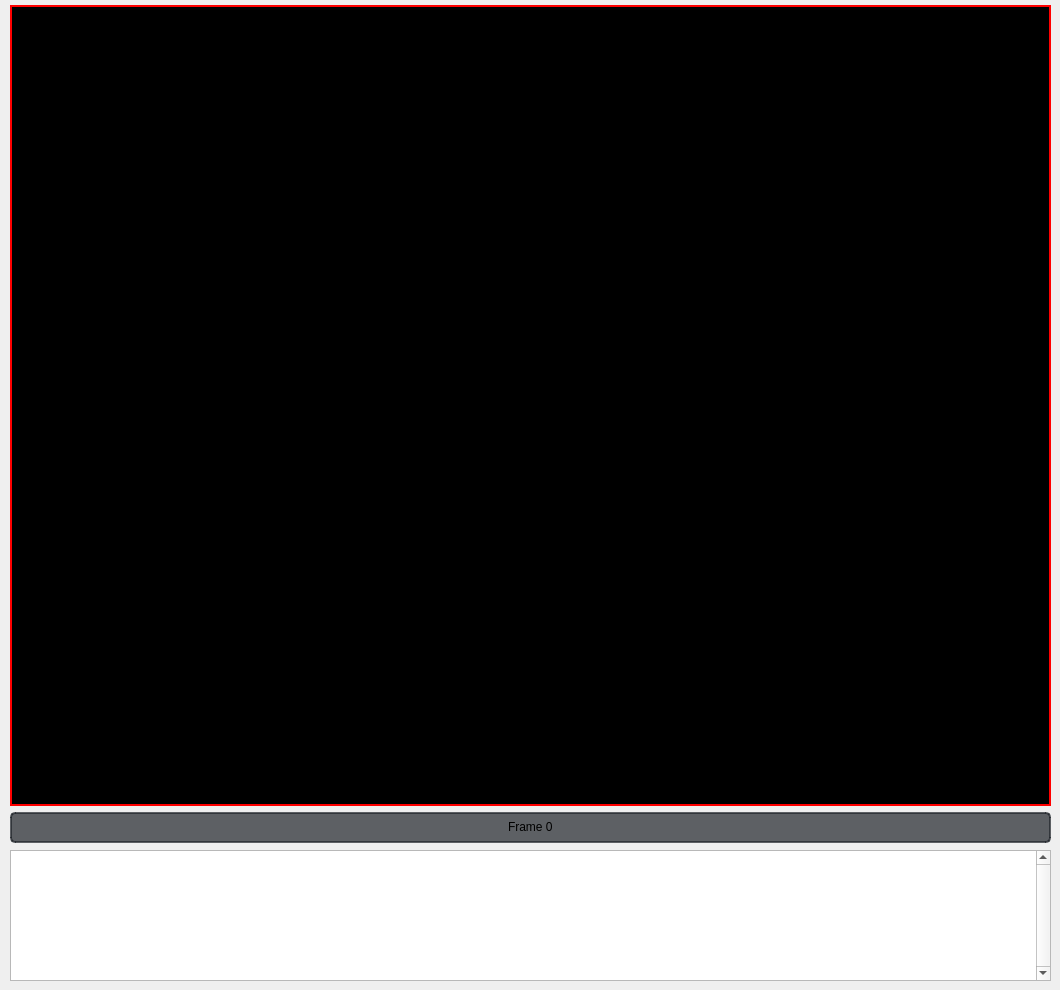
  <widget class="QWidget" name="centralwidget">
   <widget class="QPlainTextEdit" name="plainTextEdit">
    <property name="geometry">
     <rect>
      <x>10</x>
      <y>850</y>
      <width>1041</width>
      <height>131</height>
     </rect>
    </property>
    <property name="mouseTracking">
     <bool>true</bool>
    </property>
    <property name="styleSheet">
     <string notr="true">font-size: 15pt; font: Arial;</string>
    </property>
    <property name="verticalScrollBarPolicy">
     <enum>Qt::ScrollBarAlwaysOn</enum>
    </property>
    <property name="sizeAdjustPolicy">
     <enum>QAbstractScrollArea::AdjustToContentsOnFirstShow</enum>
    </property>
    <property name="plainText">
     <string/>
    </property>
    <property name="centerOnScroll">
     <bool>false</bool>
    </property>
   </widget>
   <widget class="QLabel" name="VideoFeedLabel">
    <property name="geometry">
     <rect>
      <x>10</x>
      <y>5</y>
      <width>1041</width>
      <height>801</height>
     </rect>
    </property>
    <property name="mouseTracking">
     <bool>true</bool>
    </property>
    <property name="styleSheet">
     <string notr="true">background-color: rgb(0,0,0); border:2px solid rgb(255, 0, 0); </string>
    </property>
    <property name="text">
     <string/>
    </property>
   </widget>
   <widget class="QProgressBar" name="frameslider">
    <property name="geometry">
     <rect>
      <x>10</x>
      <y>812</y>
      <width>1041</width>
      <height>31</height>
     </rect>
    </property>
    <property name="styleSheet">
     <string notr="true">    QProgressBar {
        border: 2px solid rgba(33, 37, 43, 180);
        border-radius: 5px;
        text-align: center;
        background-color: rgba(33, 37, 43, 180);
        color: black;
    }
    QProgressBar::chunk {
        background-color: #FFD700;
    }</string>
    </property>
    <property name="minimum">
     <number>0</number>
    </property>
    <property name="maximum">
     <number>100</number>
    </property>
    <property name="value">
     <number>0</number>
    </property>
    <property name="format">
     <string>Frame %v</string>
    </property>
   </widget>
  </widget>
